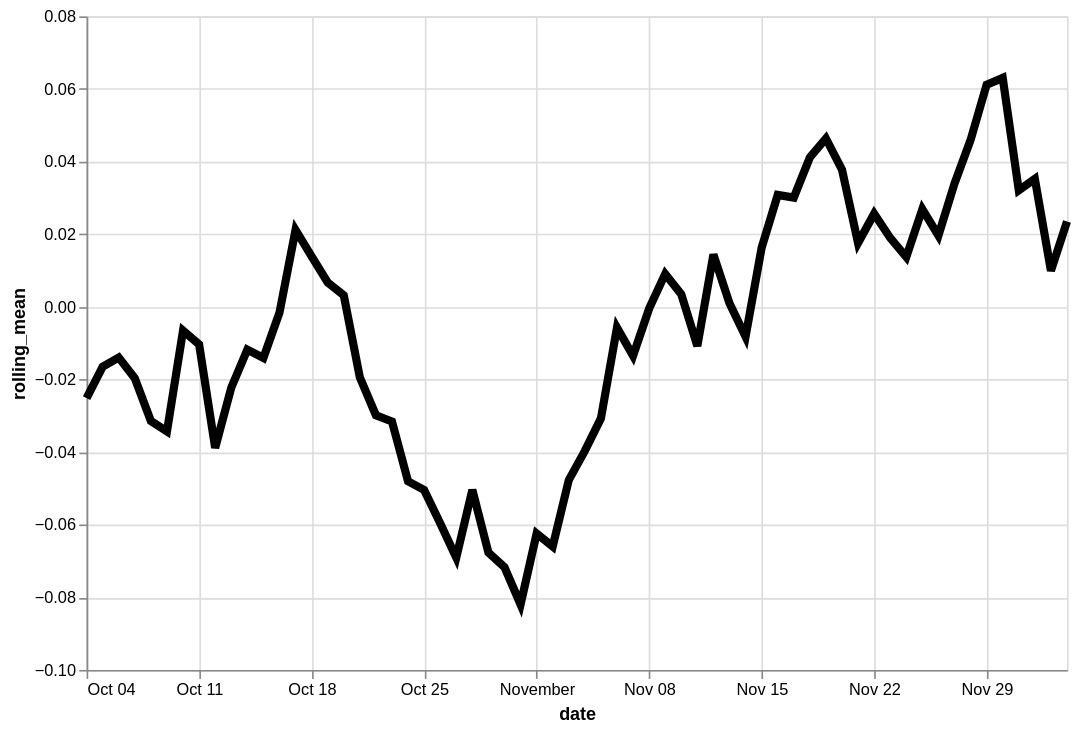

Here is the Vega-Lite specification saved for this chart:
### Vega-Lite specification from a JSON file in a GitHub repository (floating-point values rounded to 4 significant figures)
{"config": {"view": {"continuousWidth": 400, "continuousHeight": 300}}, "data": {"name": "data-865ed9d0f6d4e7a7e4be5b9502d42b49"}, "mark": {"type": "line", "color": "black", "size": 5}, "encoding": {"x": {"type": "temporal", "field": "date"}, "y": {"type": "quantitative", "field": "rolling_mean"}}, "height": 400, "transform": [{"window": [{"op": "mean", "field": "residual", "as": "rolling_mean"}], "frame": [-4, 3]}], "width": 600, "$schema": "https://vega.github.io/schema/vega-lite/v4.8.1.json", "datasets": {"data-865ed9d0f6d4e7a7e4be5b9502d42b49": [{"date": "2020-10-04T00:00:00", "residual": -0.1549}, {"date": "2020-10-05T00:00:00", "residual": -0.169}, {"date": "2020-10-06T00:00:00", "residual": 0.05689}, {"date": "2020-10-07T00:00:00", "residual": 0.1665}, {"date": "2020-10-08T00:00:00", "residual": 0.01811}, {"date": "2020-10-09T00:00:00", "residual": -0.001439}, {"date": "2020-10-10T00:00:00", "residual": -0.05404}, {"date": "2020-10-11T00:00:00", "residual": -0.1136}, {"date": "2020-10-12T00:00:00", "residual": -0.1778}, {"date": "2020-10-13T00:00:00", "residual": 0.05308}, {"date": "2020-10-14T00:00:00", "residual": 0.02671}, {"date": "2020-10-15T00:00:00", "residual": -0.06177}, {"date": "2020-10-16T00:00:00", "residual": 0.1505}, {"date": "2020-10-17T00:00:00", "residual": 0.08264}, {"date": "2020-10-18T00:00:00", "residual": -0.07238}, {"date": "2020-10-19T00:00:00", "residual": -0.01381}, {"date": "2020-10-20T00:00:00", "residual": 0.004399}, {"date": "2020-10-21T00:00:00", "residual": -0.005009}, {"date": "2020-10-22T00:00:00", "residual": -0.03084}, {"date": "2020-10-23T00:00:00", "residual": -0.08986}, {"date": "2020-10-24T00:00:00", "residual": -0.03026}, {"date": "2020-10-25T00:00:00", "residual": -0.001015}, {"date": "2020-10-26T00:00:00", "residual": -0.08618}, {"date": "2020-10-27T00:00:00", "residual": -0.1455}, {"date": "2020-10-28T00:00:00", "residual": -0.01469}, {"date": "2020-10-29T00:00:00", "residual": -0.07837}, {"date": "2020-10-30T00:00:00", "residual": -0.1067}, {"date": "2020-10-31T00:00:00", "residual": 0.0595}, {"date": "2020-11-01T00:00:00", "residual": -0.1685}, {"date": "2020-11-02T00:00:00", "residual": -0.03304}, {"date": "2020-11-03T00:00:00", "residual": -0.1685}, {"date": "2020-11-04T00:00:00", "residual": 0.01088}, {"date": "2020-11-05T00:00:00", "residual": -0.04336}, {"date": "2020-11-06T00:00:00", "residual": 0.06792}, {"date": "2020-11-07T00:00:00", "residual": -0.04224}, {"date": "2020-11-08T00:00:00", "residual": 0.131}, {"date": "2020-11-09T00:00:00", "residual": 0.03143}, {"date": "2020-11-10T00:00:00", "residual": -0.09525}, {"date": "2020-11-11T00:00:00", "residual": -0.06424}, {"date": "2020-11-12T00:00:00", "residual": 0.08728}, {"date": "2020-11-13T00:00:00", "residual": -0.08831}, {"date": "2020-11-14T00:00:00", "residual": -0.04635}, {"date": "2020-11-15T00:00:00", "residual": 0.1597}, {"date": "2020-11-16T00:00:00", "residual": 0.02359}, {"date": "2020-11-17T00:00:00", "residual": -0.04218}, {"date": "2020-11-18T00:00:00", "residual": 0.1007}, {"date": "2020-11-19T00:00:00", "residual": 0.05201}, {"date": "2020-11-20T00:00:00", "residual": 0.08154}, {"date": "2020-11-21T00:00:00", "residual": 0.0002294}, {"date": "2020-11-22T00:00:00", "residual": -0.004554}, {"date": "2020-11-23T00:00:00", "residual": 0.0911}, {"date": "2020-11-24T00:00:00", "residual": -0.1383}, {"date": "2020-11-25T00:00:00", "residual": 0.02251}, {"date": "2020-11-26T00:00:00", "residual": 0.04732}, {"date": "2020-11-27T00:00:00", "residual": 0.009852}, {"date": "2020-11-28T00:00:00", "residual": 0.1872}, {"date": "2020-11-29T00:00:00", "residual": -0.0581}, {"date": "2020-11-30T00:00:00", "residual": 0.11}, {"date": "2020-12-01T00:00:00", "residual": 0.1869}, {"date": "2020-12-02T00:00:00", "residual": -0.0164}, {"date": "2020-12-03T00:00:00", "residual": 0.03758}, {"date": "2020-12-04T00:00:00", "residual": -0.2005}]}}
